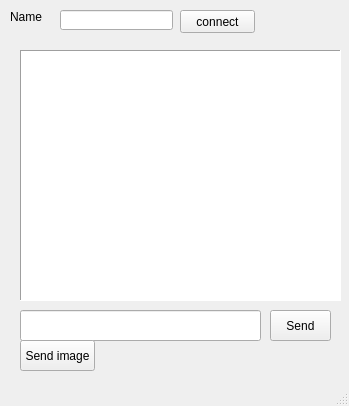
<?xml version="1.0" encoding="UTF-8"?>
<ui version="4.0">
 <class>clientWindow</class>
 <widget class="QMainWindow" name="clientWindow">
  <property name="geometry">
   <rect>
    <x>0</x>
    <y>0</y>
    <width>349</width>
    <height>406</height>
   </rect>
  </property>
  <property name="windowTitle">
   <string>MainWindow</string>
  </property>
  <widget class="QWidget" name="centralwidget">
   <widget class="QPushButton" name="btn_client_connect">
    <property name="geometry">
     <rect>
      <x>180</x>
      <y>10</y>
      <width>75</width>
      <height>23</height>
     </rect>
    </property>
    <property name="text">
     <string>connect</string>
    </property>
   </widget>
   <widget class="QLineEdit" name="lineEdit_nickName">
    <property name="geometry">
     <rect>
      <x>60</x>
      <y>10</y>
      <width>113</width>
      <height>20</height>
     </rect>
    </property>
   </widget>
   <widget class="QLabel" name="label">
    <property name="geometry">
     <rect>
      <x>10</x>
      <y>10</y>
      <width>47</width>
      <height>13</height>
     </rect>
    </property>
    <property name="text">
     <string>Name</string>
    </property>
   </widget>
   <widget class="QTextEdit" name="textEdit">
    <property name="geometry">
     <rect>
      <x>20</x>
      <y>50</y>
      <width>321</width>
      <height>251</height>
     </rect>
    </property>
    <property name="frameShape">
     <enum>QFrame::Panel</enum>
    </property>
    <property name="lineWrapColumnOrWidth">
     <number>-1</number>
    </property>
    <property name="readOnly">
     <bool>true</bool>
    </property>
    <property name="html">
     <string>&lt;!DOCTYPE HTML PUBLIC &quot;-//W3C//DTD HTML 4.0//EN&quot; &quot;http://www.w3.org/TR/REC-html40/strict.dtd&quot;&gt;
&lt;html&gt;&lt;head&gt;&lt;meta name=&quot;qrichtext&quot; content=&quot;1&quot; /&gt;&lt;style type=&quot;text/css&quot;&gt;
p, li { white-space: pre-wrap; }
&lt;/style&gt;&lt;/head&gt;&lt;body style=&quot; font-family:'MS Shell Dlg 2'; font-size:8.25pt; font-weight:400; font-style:normal;&quot;&gt;
&lt;p style=&quot;-qt-paragraph-type:empty; margin-top:0px; margin-bottom:0px; margin-left:0px; margin-right:0px; -qt-block-indent:0; text-indent:0px;&quot;&gt;&lt;br /&gt;&lt;/p&gt;&lt;/body&gt;&lt;/html&gt;</string>
    </property>
   </widget>
   <widget class="QLineEdit" name="lineEdit_2">
    <property name="geometry">
     <rect>
      <x>20</x>
      <y>310</y>
      <width>241</width>
      <height>31</height>
     </rect>
    </property>
   </widget>
   <widget class="QPushButton" name="btn_client_send">
    <property name="geometry">
     <rect>
      <x>270</x>
      <y>310</y>
      <width>61</width>
      <height>31</height>
     </rect>
    </property>
    <property name="text">
     <string>Send</string>
    </property>
    <property name="shortcut">
     <string>Return</string>
    </property>
   </widget>
   <widget class="QPushButton" name="btn_send_img">
    <property name="geometry">
     <rect>
      <x>20</x>
      <y>340</y>
      <width>75</width>
      <height>31</height>
     </rect>
    </property>
    <property name="text">
     <string>Send image</string>
    </property>
   </widget>
  </widget>
  <widget class="QMenuBar" name="menubar">
   <property name="geometry">
    <rect>
     <x>0</x>
     <y>0</y>
     <width>349</width>
     <height>21</height>
    </rect>
   </property>
  </widget>
  <widget class="QStatusBar" name="statusbar"/>
 </widget>
 <resources>
  <include location="../../../../../../Program Files (x86)/Qt Designer/test.qrc"/>
 </resources>
 <connections/>
</ui>
